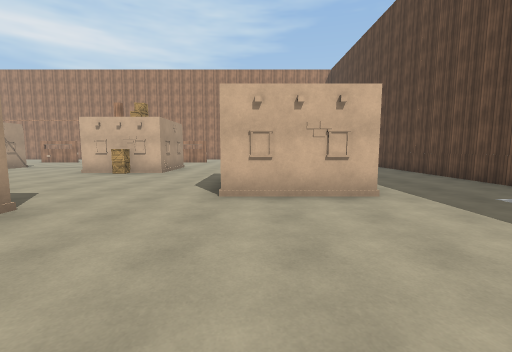
[1] (above)

23 first-person views from a walk through a scene from a Unity 3-D project. The camera is 1.5 m above the floor, tilts 6° down and sees 90° across. The floor is counted in squares, 2 m on a side. Each view is taken from the middle of a square. On the plan, view 1 faces up. The plan holds only what a view shows up to about 9 squares ahead; the rest is blank. The place goes on beyond the plan. Surface patterns are stand-ins for the level's own textures.

[2]
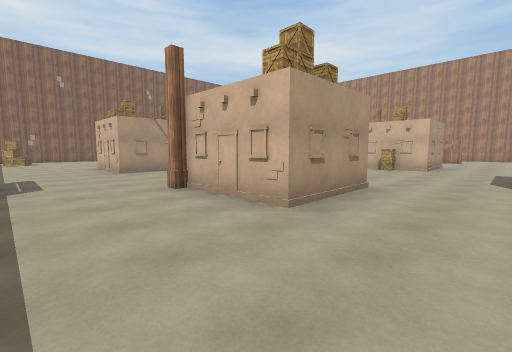

[3]
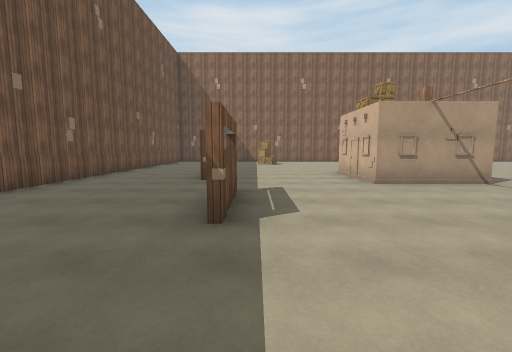

[4]
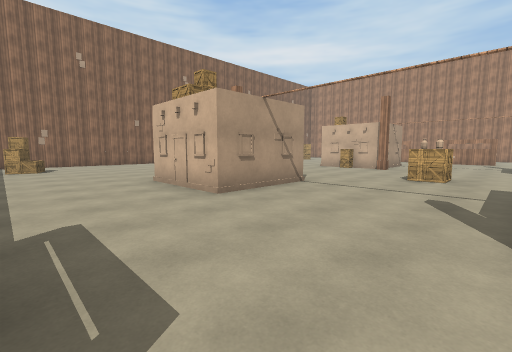

[5]
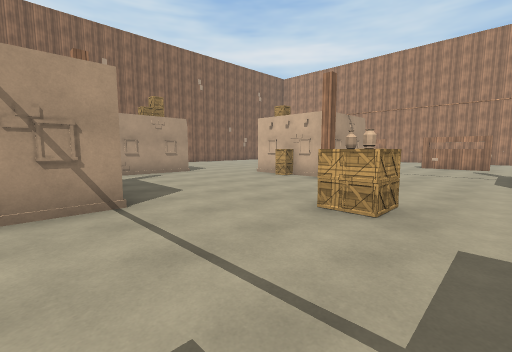

[6]
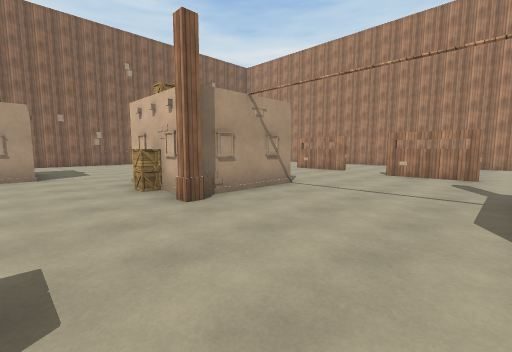

[7]
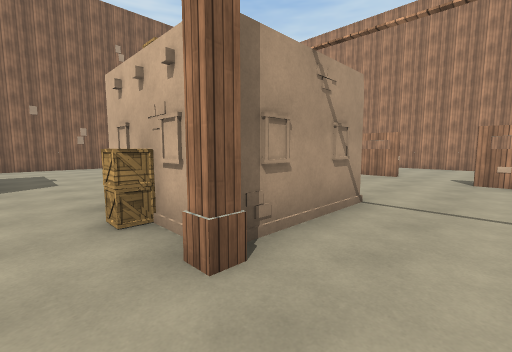

[8]
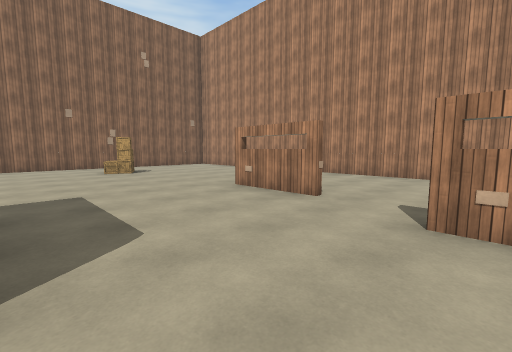

[9]
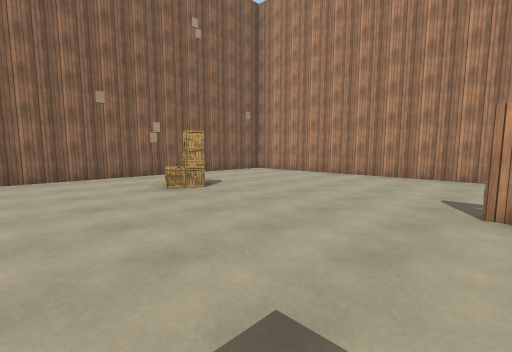

[10]
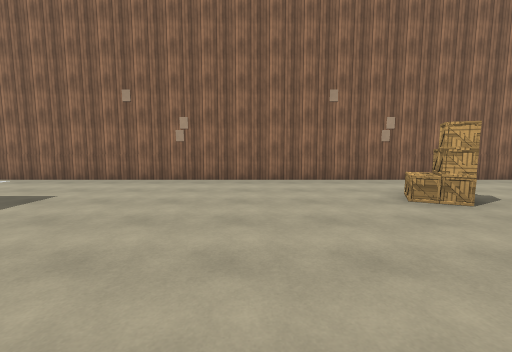

[11]
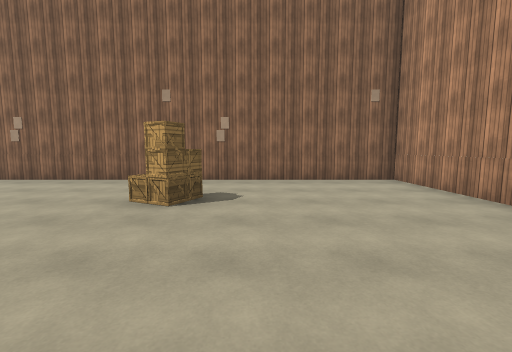

[12]
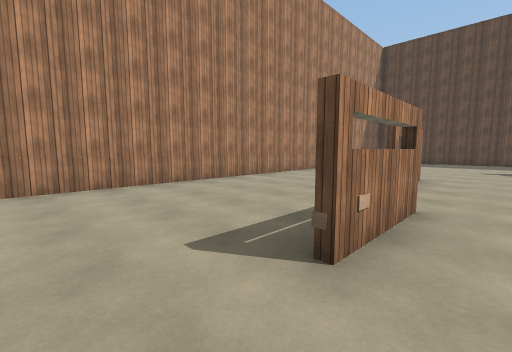

[13]
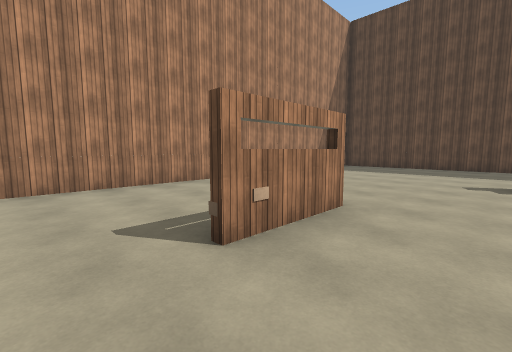

[14]
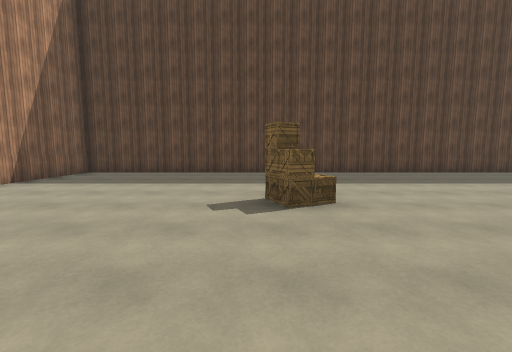

[15]
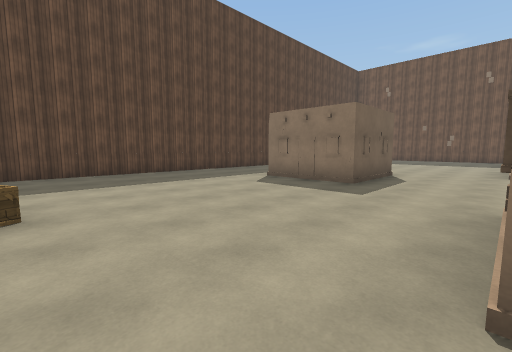

[16]
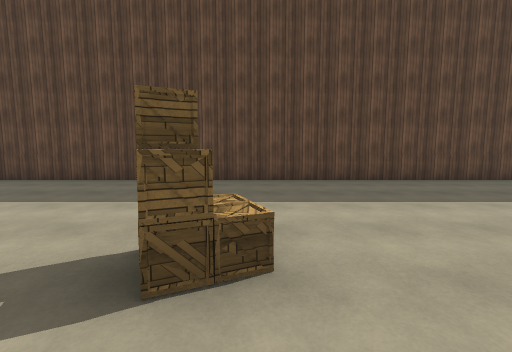

[17]
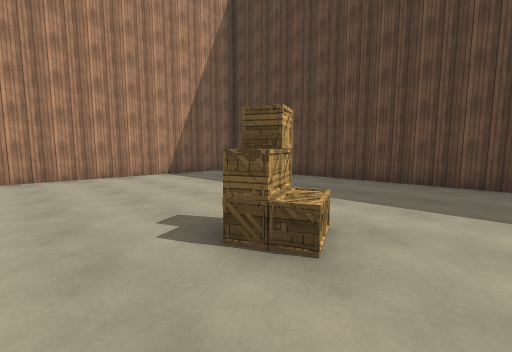

[18]
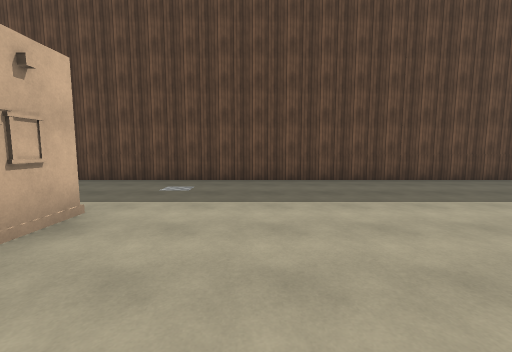

[19]
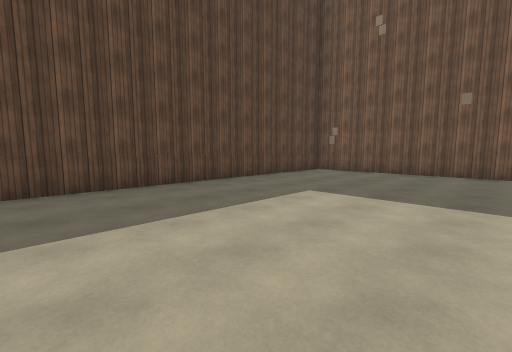

[20]
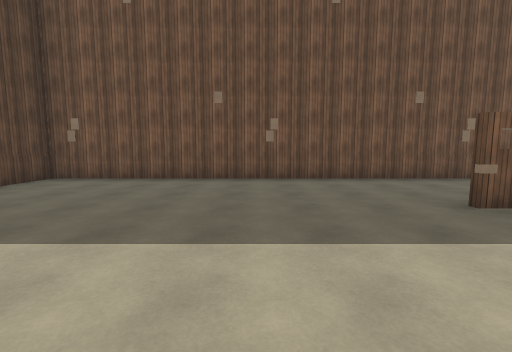

[21]
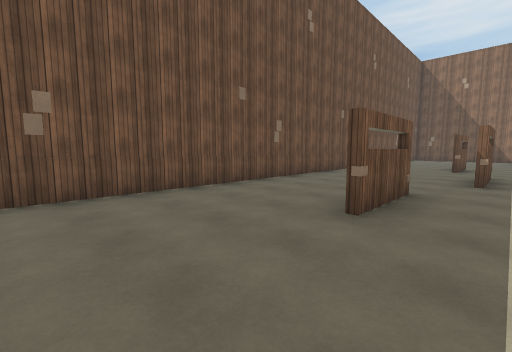

[22]
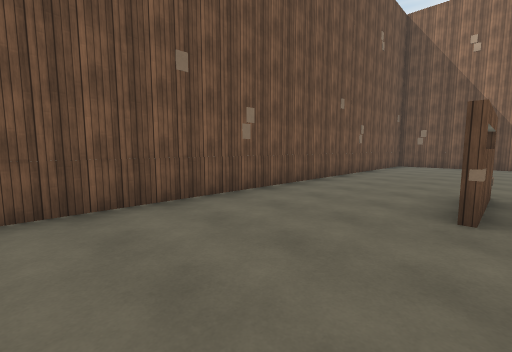

[23]
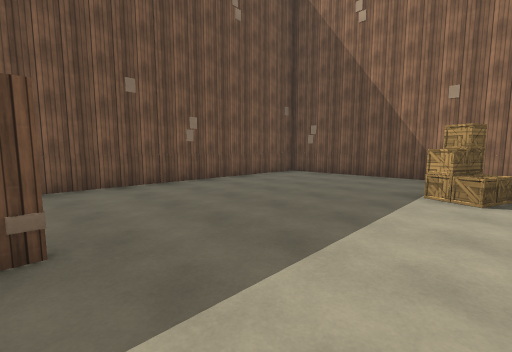

### Floor plan
Key: @ floor where view 1 was taken; # wall or solid block; . floor; = window, fence, low wall or low ledge; B building; A box; O other object.
Columns run from 20 left of view 1 to 6 right of it. Each row starts with its distance up from view 1.
 19 ###########################
 18 #................. .......#
 17 #................. .......#
 16 #................  .......#
 15 #.......O=......O#........#
 14 #..AA......OO ............#
 13 #..A................AA....#
 12 #..............  ....A....#
 11 #..............B .........#
 10 #......   #....  #........#
  9 #......   #....  #........#
  8 #.......#AB....###........#
  7 #...................B.....#
  6 #..   #.............###...#
  5 #.    #......A......## ...#
  4       #........ ....##....#
  3           #....  #........#
  2          ##.... ##........#
  1      ...##B....##B........#
  0     ................@.....#
 -1 #  A......................#
 -2 #.. ........OO............#
 -3 #....... =...... #........#
 -4 #.........................#
 -5 #.........................#
 -6 #.........................#
 -7 ###########################

Positions as (right, up) in squares from view 1, and headings:
1: (0, 0), facing up
2: (-1, -2), facing up-left
3: (-4, -2), facing left
4: (-6, -2), facing up-left
5: (-6, 2), facing up-left
6: (-6, 6), facing up-left
7: (-8, 7), facing up-left
8: (-8, 11), facing up-left
9: (-12, 11), facing up-left
10: (-13, 11), facing left
11: (-13, 15), facing left
12: (-10, 13), facing up-right
13: (-6, 13), facing up-right
14: (-3, 13), facing right
15: (-3, 12), facing down-right
16: (-1, 12), facing right
17: (-1, 11), facing up-right
18: (-1, 2), facing right
19: (0, 2), facing down-right
20: (0, 0), facing down
21: (0, -2), facing down-left
22: (-7, -3), facing down-left
23: (-12, -1), facing down-left
